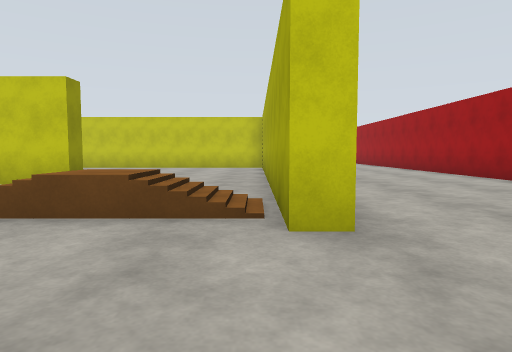
view 1 (above)

15 first-person views from a walk through a robot-simulator world made for Gazebo. The camera is 1.2 m above the floor, tilts 4° down and sees 75° across. The floor is counted in squares, 2 m on a side. Each view is taken from the middle of a square. On the plan, view 1 faces up. The plan holds only what a view shows up to about 9 squares ahead; the rest is blank. The place goes on beyond the plan. Robots are left out. Simple shapes stand in for some stock models.

view 2
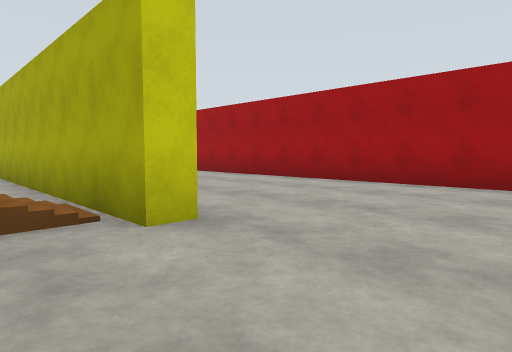

view 3
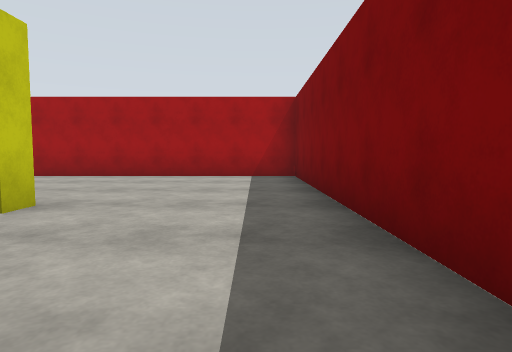

view 4
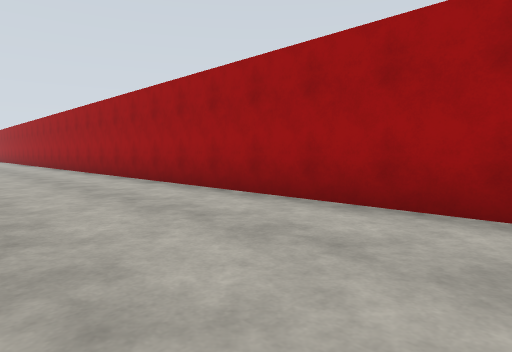

view 5
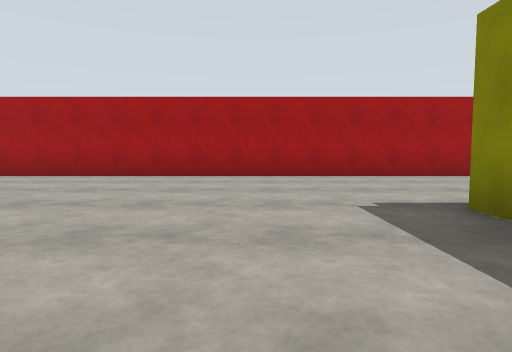

view 6
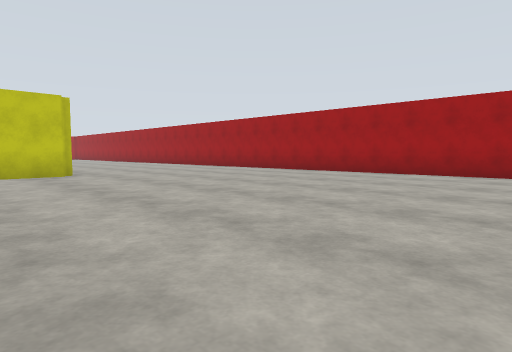

view 7
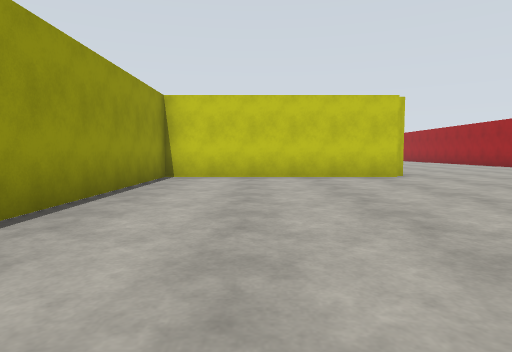

view 8
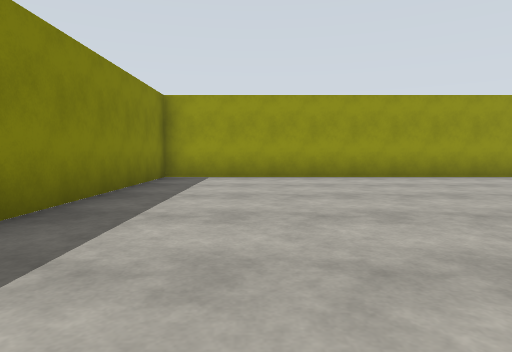

view 9
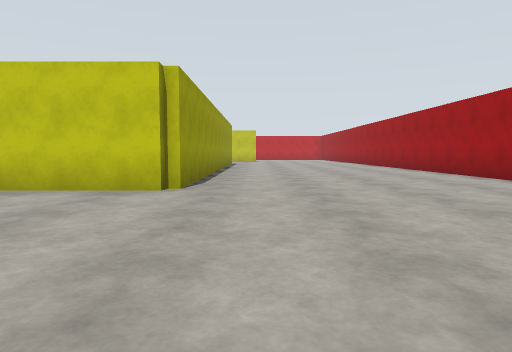

view 10
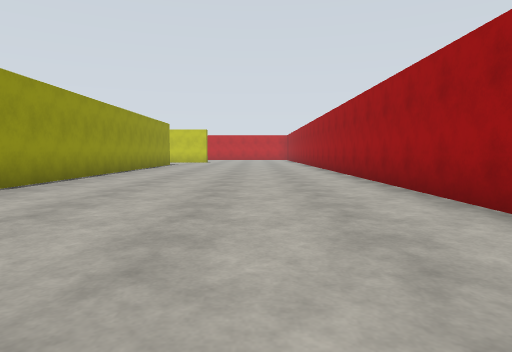

view 11
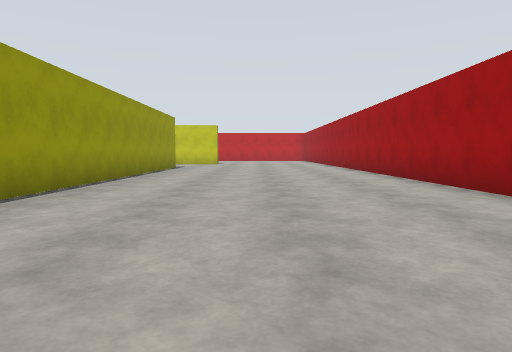

view 12
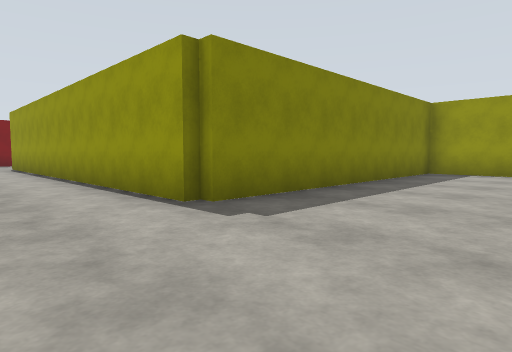

view 13
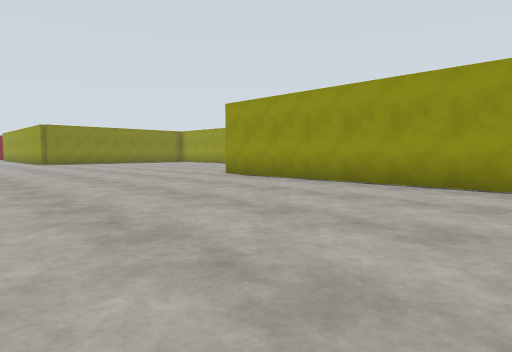

view 14
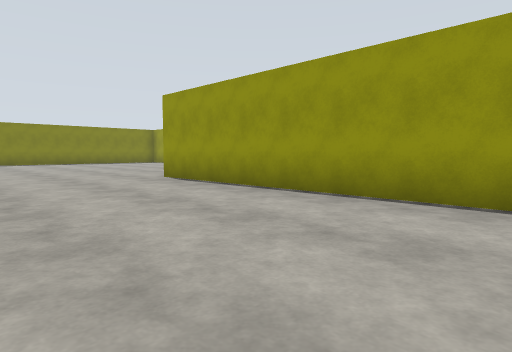

view 15
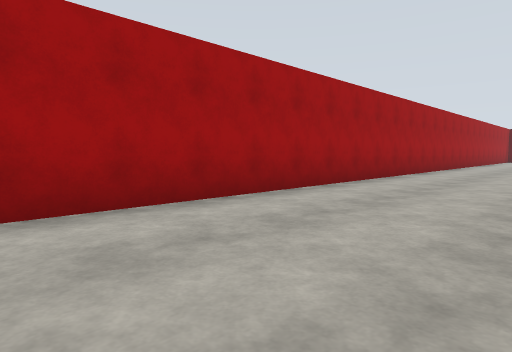

### Floor plan
Points are (right, up) in squares from view 1. A wall is a line through its corners. A room is listed if a view was taken in it or the views show most of it. See-through windows are left out.
Room 1 (views 1, 4, 5, 6, 7, 8, 9, 10, 11, 12, 13, 14, 15)
walls: (-1.4, 25.2) (-7.2, 25.2) (-7.2, 13.8) (0.7, 13.8) (0.7, 6.4); (-1.3, 33.1) (-1.3, 25.5); (0.9, 2.5) (0.3, 2.5); (-0.6, -1) (5.5, -1) (5.5, 33.1)
ways out: opening at (0.3, 1) to room 2
Room 2 (views 2, 3)
walls: (-3.5, 6.8) (-3.5, 6.2) (-4.9, 6.2); (0.3, 2.5) (0.3, 9.6); (-1.8, -1) (-0.6, -1)
ways out: opening at (0.3, 1) to room 1
objects: stairs (-3, 3)

Positions as (right, up) in squares from view 1, and headings:
1: (0, 0), facing up
2: (-1, 0), facing up-right
3: (-3, 0), facing right
4: (2, 5), facing up-right
5: (-3, 16), facing right
6: (-4, 16), facing up-right
7: (-5, 17), facing up
8: (1, 16), facing left
9: (0, 20), facing up
10: (3, 21), facing up
11: (2, 24), facing up
12: (3, 17), facing down-left
13: (5, 33), facing down-left
14: (3, 33), facing down-left
15: (2, 24), facing down-right
